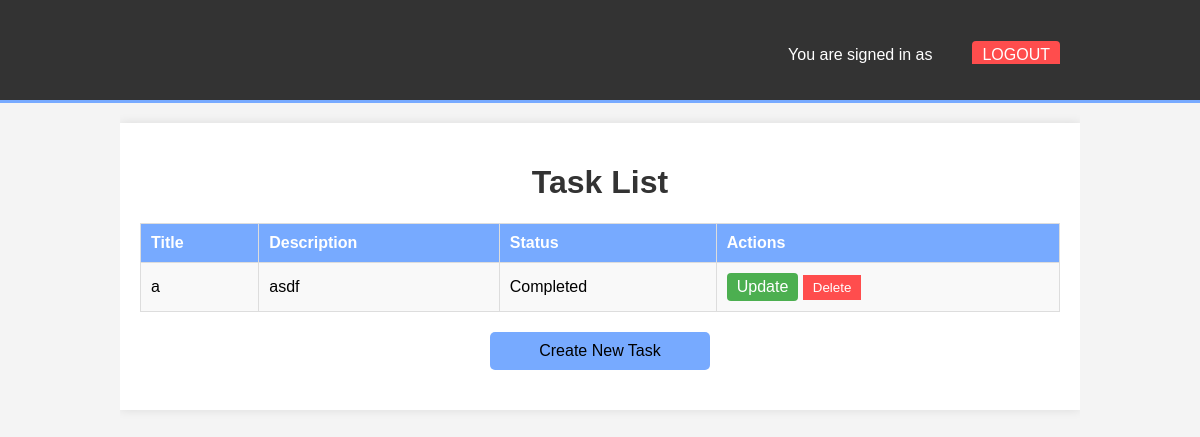
Page /taskm/ (signed in) on the committed database.
### taskm/models.py (models this page shows, shortened)
class Task(models.Model):
    user = models.ForeignKey(User, on_delete=models.CASCADE, default=1)
    title = models.CharField(max_length=100)
    description = models.TextField()
    completed = models.BooleanField(default = False)
    create_at = models.DateTimeField(auto_now_add=True)

### taskm/views.py (the view)
# urls.py: path('taskm/', views.task_list, name='task_list'),
@login_required
def task_list(request):
    tasks = Task.objects.filter(user=request.user)
    return render(request, 'taskm/task_list.html', {'tasks': tasks})

### taskm/templates/taskm/task_list.html (shortened to what this page needs)
<!DOCTYPE html>
<html lang="en">
<head>
</head>
<body>
    <header>
        <div class="container">
            <ul>
                {% if user.is_authenticated %}
                    <li><a href="{% url 'logout' %}" class="logout-button">Logout</a></li>
                    <li>You are signed in as {{ user.email }}</li>
                {% endif %}
            </ul>
        </div>
    </header>
    <div class="container">
        <div class="task-list">
            <h1>Task List</h1>
            <table>
                <tr>
                    <th>Title</th>
                    <th>Description</th>
                    <th>Status</th>
                    <th>Actions</th>
                </tr>
                {% for task in tasks %}
                <tr>
                    <td>{{ task.title }}</td>
                    <td>{{ task.description }}</td>
                    <td>{% if task.completed %}Completed{% else %}Pending{% endif %}</td>
                    <td>
                        <a href="{% url 'update_task' task.pk %}" class="button">Update</a>
                        <form action="{% url 'delete_task' task.pk %}" method="post" style="display:inline;">
                            <button type="submit">Delete</button>
                        </form>
                    </td>
                </tr>
                {% endfor %}
            </table>
            <a href="{% url 'create_task' %}" class="create-task">Create New Task</a>
        </div>
    </div>
</body>
</html>

### taskm/templates/taskm/task_list.html (style rules this page uses)
body { font-family: Arial, sans-serif; background-color: #f4f4f4; margin: 0; padding: 0; }
.container { width: 80%; margin: auto; overflow: hidden; }
header { background: #333; color: #fff; padding-top: 30px; min-height: 70px; border-bottom: #77aaff 3px solid; }
header a { color: #fff; text-decoration: none; text-transform: uppercase; font-size: 16px; }
header ul { padding: 0; list-style: none; }
header li { float: right; display: inline; padding: 0 20px 0 20px; }
.task-list { margin: 20px 0; padding: 20px; background: #fff; box-shadow: 0 0 10px rgba(0, 0, 0, 0.1); }
.task-list h1 { text-align: center; color: #333; }
.task-list table { width: 100%; border-collapse: collapse; }
.task-list th, .task-list td { padding: 10px; border: 1px solid #ddd; text-align: left; }
.task-list th { background: #77aaff; color: #fff; }
.task-list tr:nth-child(even) { background: #f9f9f9; }
.task-list a { color: black; text-decoration: none; }
.task-list .button { display: inline-block; padding: 5px 10px; color: #fff; background-color: #4CAF50; border: none; border-radius: 4px; text-align: center; text-decoration: none; cursor: pointer; }
.task-list button { background: #ff4d4d; color: #fff; border: none; padding: 5px 10px; cursor: pointer; }
.create-task { display: block; width: 200px; margin: 20px auto; padding: 10px; background: #77aaff; color: #fff; text-align: center; text-decoration: none; border-radius: 5px; }
.logout-button { color: #fff; background-color: #ff4d4d; padding: 5px 10px; border-radius: 4px; text-decoration: none; }

### rows in the picture
Task: title "a", description "asdf", completed "Completed"
